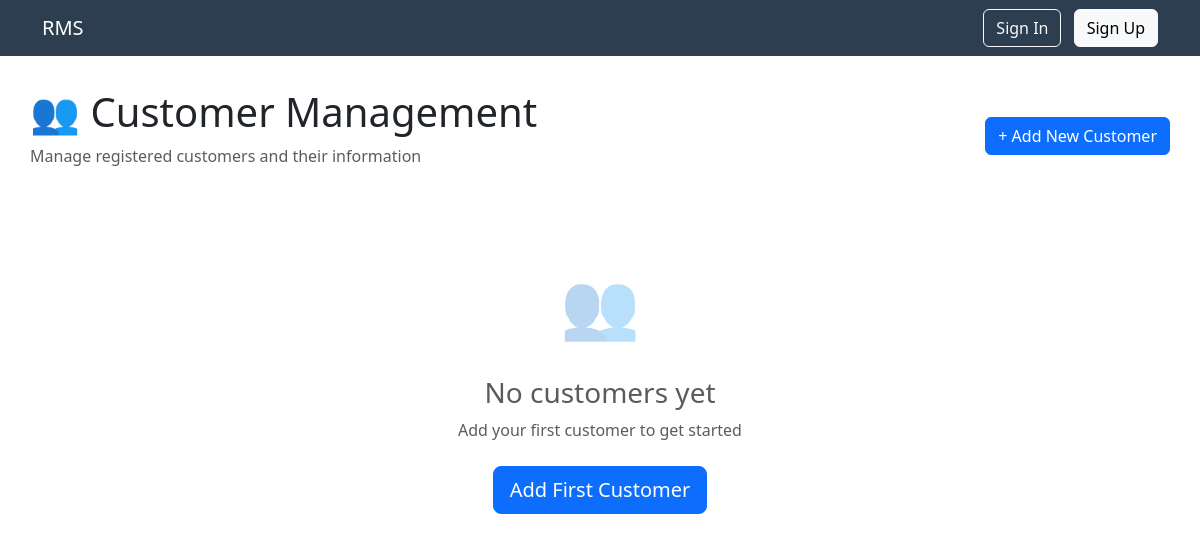
The app's page /customers/, older data.
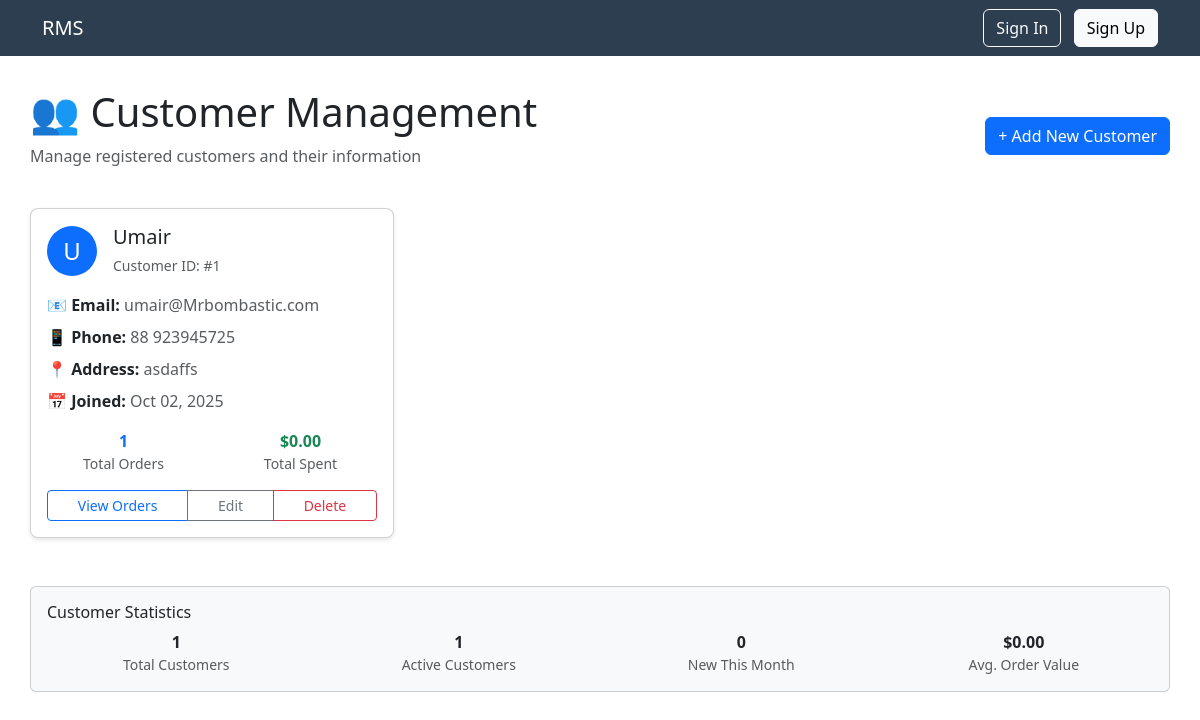
The same page, newer data.
### customers/models.py (models this page shows, shortened)
class Customer(models.Model):
    name = models.CharField(max_length=100)                                # Customer's full name
    email = models.EmailField(unique=True)                                 # Email address (must be unique)
    phone = models.CharField(max_length=15, unique=True)                   # Phone number (must be unique)
    address = models.TextField()                                           # Home address
    date_of_birth = models.DateField(null=True, blank=True)                # Birthday (optional)
    arrival_time = models.DateTimeField(auto_now_add=True)                 # When they first registered
    leaving_time = models.DateTimeField(null=True, blank=True)             # When they left (if tracked)
    created_at = models.DateTimeField(auto_now_add=True)                   # When customer account was created

### customers/views.py (the view)
# urls.py: path('customers/', customers_views.customer_list, name='customer_list'),
def customer_list(request):
	customers = Customer.objects.all()
	if request.method == 'POST':
		form = CustomerForm(request.POST)
		if form.is_valid():
			form.save()
			return redirect('customer_list')
	else:
		form = CustomerForm()
	return render(request, 'customer_list.html', {'customers': customers, 'form': form})

### templates/customer_list.html (shortened to what the changed rows need)
{% extends 'base.html' %}
{% block content %}
<div class="d-flex justify-content-between align-items-center mb-4">
    <div>
        <h1>👥 Customer Management</h1>
    </div>
</div>
{% if customers %}
    <div class="row">
        {% for customer in customers %}
        <div class="col-md-6 col-lg-4 mb-4">
            <div class="card content-card h-100">
                <div class="card-body">
                    <div class="d-flex align-items-center mb-3">
                        <div class="bg-primary text-white rounded-circle d-flex align-items-center justify-content-center me-3"
                             style="width: 50px; height: 50px; font-size: 1.5rem;">
                            {{ customer.name|first|upper }}
                        </div>
                        <div>
                            <h5 class="card-title mb-1">{{ customer.name }}</h5>
                            <small class="text-muted">Customer ID: #{{ customer.id }}</small>
                        </div>
                    </div>
                    <div class="mb-3">
                        <div class="mb-2">
                            <strong>📧 Email:</strong>
                            <span class="text-muted">{{ customer.email }}</span>
                        </div>
                        <div class="mb-2">
                            <strong>📱 Phone:</strong>
                            <span class="text-muted">{{ customer.phone|default:"Not provided" }}</span>
                        </div>
                        <div class="mb-2">
                            <strong>📍 Address:</strong>
                            <span class="text-muted">{{ customer.address|default:"Not provided" }}</span>
                        </div>
                        <div class="mb-2">
                            <strong>📅 Joined:</strong>
                            <span class="text-muted">{{ customer.created_at|date:"M d, Y" }}</span>
                        </div>
                    </div>
                    <div class="mb-3">
                        <div class="row text-center">
                            <div class="col-6">
                                <strong class="text-primary">{{ customer.order_set.count }}</strong>
                                <small class="d-block text-muted">Total Orders</small>
                            </div>
                            <div class="col-6">
                                <strong class="text-success">$0.00</strong>
                                <small class="d-block text-muted">Total Spent</small>
                            </div>
                        </div>
                    </div>
                    <div class="mt-auto">
                        <div class="btn-group w-100">
                            <a href="#" class="btn btn-sm btn-outline-primary">View Orders</a>
                            <button class="btn btn-sm btn-outline-secondary"
                                    data-bs-toggle="modal"
                                    data-bs-target="#editCustomerModal{{ customer.id }}">
                                Edit
                            </button>
                            <a href="#" class="btn btn-sm btn-outline-danger">Delete</a>
                        </div>
                    </div>
                </div>
            </div>
        </div>
        {% endfor %}
    </div>
    <div class="row mt-4">
        <div class="col-md-12">
            <div class="card bg-light">
                <div class="card-body">
                    <h6 class="card-title">Customer Statistics</h6>
                    <div class="row text-center">
                        <div class="col-md-3">
                            <strong>{{ customers|length }}</strong>
                            <small class="d-block text-muted">Total Customers</small>
                        </div>
                        <div class="col-md-3">
                            <strong>{{ customers|length }}</strong>
                            <small class="d-block text-muted">Active Customers</small>
                        </div>
                        <div class="col-md-3">
                            <strong>0</strong>
                            <small class="d-block text-muted">New This Month</small>
                        </div>
                        <div class="col-md-3">
                            <strong>$0.00</strong>
                            <small class="d-block text-muted">Avg. Order Value</small>
                        </div>
                    </div>
                </div>
            </div>
        </div>
    </div>
{% else %}
    <div class="text-center py-5">
        <div class="mb-4">
            <span style="font-size: 4rem; opacity: 0.3;">👥</span>
        </div>
        <h3 class="text-muted">No customers yet</h3>
        <p class="text-muted mb-4">Add your first customer to get started</p>
        <button class="btn btn-primary btn-lg" data-bs-toggle="modal" data-bs-target="#addCustomerModal">
            Add First Customer
        </button>
    </div>
{% endif %}
{% endblock %}

Row changes from the older to the newer data that the page shows:
added Customer: name|first "U", name "Umair", id "1", email "umair@Mrbombastic.com", phone "88 923945725", address "asdaffs", created_at "Oct 02, 2025", order_set.count "1"
Text that changed along with them:
{{ customers|length }}: (not shown) → "1"
text no longer shown: "👥 No customers yet Add your first customer to get started Add First Customer"
text now shown: "Customer Statistics Total Customers Active Customers 0 New This Month $0.00 Avg. Order Value"
